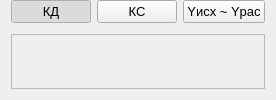
  <widget class="QDockWidget" name="dockGraphics">
   <property name="sizePolicy">
    <sizepolicy hsizetype="Preferred" vsizetype="Preferred">
     <horstretch>0</horstretch>
     <verstretch>0</verstretch>
    </sizepolicy>
   </property>
   <property name="features">
    <set>QDockWidget::DockWidgetClosable|QDockWidget::DockWidgetMovable</set>
   </property>
   <property name="windowTitle">
    <string>ГРАФИКИ</string>
   </property>
   <attribute name="dockWidgetArea">
    <number>2</number>
   </attribute>
   <widget class="QWidget" name="dockGraphicsContainer">
    <property name="sizePolicy">
     <sizepolicy hsizetype="Preferred" vsizetype="Preferred">
      <horstretch>0</horstretch>
      <verstretch>0</verstretch>
     </sizepolicy>
    </property>
    <property name="minimumSize">
     <size>
      <width>0</width>
      <height>0</height>
     </size>
    </property>
    <layout class="QVBoxLayout" name="verticalLayout_12">
     <property name="spacing">
      <number>11</number>
     </property>
     <property name="leftMargin">
      <number>11</number>
     </property>
     <property name="topMargin">
      <number>0</number>
     </property>
     <property name="rightMargin">
      <number>11</number>
     </property>
     <property name="bottomMargin">
      <number>11</number>
     </property>
     <item>
      <widget class="QWidget" name="dockGraphicsSubContainer" native="true">
       <property name="sizePolicy">
        <sizepolicy hsizetype="Preferred" vsizetype="Expanding">
         <horstretch>0</horstretch>
         <verstretch>0</verstretch>
        </sizepolicy>
       </property>
       <layout class="QVBoxLayout" name="verticalLayout_11">
        <property name="spacing">
         <number>11</number>
        </property>
        <property name="leftMargin">
         <number>0</number>
        </property>
        <property name="topMargin">
         <number>0</number>
        </property>
        <property name="rightMargin">
         <number>0</number>
        </property>
        <property name="bottomMargin">
         <number>0</number>
        </property>
        <item>
         <widget class="QWidget" name="GraphicsButtons" native="true">
          <property name="minimumSize">
           <size>
            <width>0</width>
            <height>0</height>
           </size>
          </property>
          <property name="maximumSize">
           <size>
            <width>16777215</width>
            <height>16777215</height>
           </size>
          </property>
          <property name="sizeIncrement">
           <size>
            <width>2</width>
            <height>0</height>
           </size>
          </property>
          <layout class="QHBoxLayout" name="horizontalLayout_4">
           <property name="leftMargin">
            <number>0</number>
           </property>
           <property name="topMargin">
            <number>0</number>
           </property>
           <property name="rightMargin">
            <number>0</number>
           </property>
           <property name="bottomMargin">
            <number>0</number>
           </property>
           <item>
            <widget class="QPushButton" name="buttonGrSKD">
             <property name="minimumSize">
              <size>
               <width>0</width>
               <height>0</height>
              </size>
             </property>
             <property name="font">
              <font>
               <pointsize>10</pointsize>
               <weight>50</weight>
               <bold>false</bold>
              </font>
             </property>
             <property name="toolTip">
              <string>Значения КД обратной ликвидации</string>
             </property>
             <property name="text">
              <string>КД</string>
             </property>
             <property name="checkable">
              <bool>true</bool>
             </property>
             <property name="checked">
              <bool>true</bool>
             </property>
            </widget>
           </item>
           <item>
            <widget class="QPushButton" name="buttonGrSKS">
             <property name="minimumSize">
              <size>
               <width>0</width>
               <height>0</height>
              </size>
             </property>
             <property name="font">
              <font>
               <pointsize>10</pointsize>
               <weight>50</weight>
               <bold>false</bold>
              </font>
             </property>
             <property name="toolTip">
              <string>Значения КС прямого включения</string>
             </property>
             <property name="text">
              <string>КC</string>
             </property>
             <property name="checkable">
              <bool>true</bool>
             </property>
             <property name="checked">
              <bool>false</bool>
             </property>
            </widget>
           </item>
           <item>
            <widget class="QPushButton" name="buttonGrE">
             <property name="sizePolicy">
              <sizepolicy hsizetype="Minimum" vsizetype="Fixed">
               <horstretch>0</horstretch>
               <verstretch>0</verstretch>
              </sizepolicy>
             </property>
             <property name="minimumSize">
              <size>
               <width>0</width>
               <height>0</height>
              </size>
             </property>
             <property name="font">
              <font>
               <pointsize>10</pointsize>
               <weight>50</weight>
               <bold>false</bold>
              </font>
             </property>
             <property name="toolTip">
              <string>Ошибки соответствия посчитанного и начального Y</string>
             </property>
             <property name="text">
              <string>Yисх ~ Yрас</string>
             </property>
             <property name="checkable">
              <bool>true</bool>
             </property>
            </widget>
           </item>
          </layout>
         </widget>
        </item>
        <item>
         <widget class="QFrame" name="Graphics">
          <property name="sizePolicy">
           <sizepolicy hsizetype="Preferred" vsizetype="Expanding">
            <horstretch>0</horstretch>
            <verstretch>0</verstretch>
           </sizepolicy>
          </property>
          <property name="minimumSize">
           <size>
            <width>0</width>
            <height>0</height>
           </size>
          </property>
          <property name="frameShape">
           <enum>QFrame::StyledPanel</enum>
          </property>
          <property name="frameShadow">
           <enum>QFrame::Raised</enum>
          </property>
         </widget>
        </item>
       </layout>
      </widget>
     </item>
    </layout>
   </widget>
  </widget>
